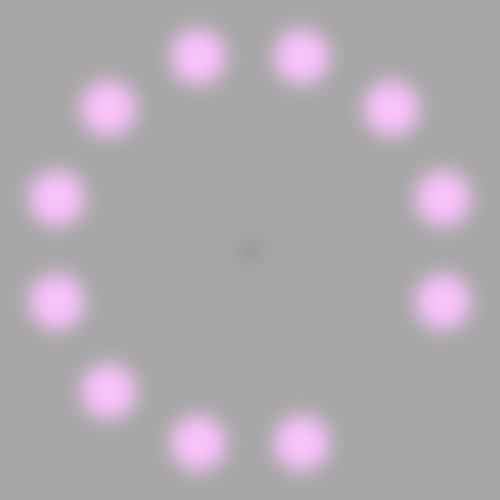
Frame 1 (no input)
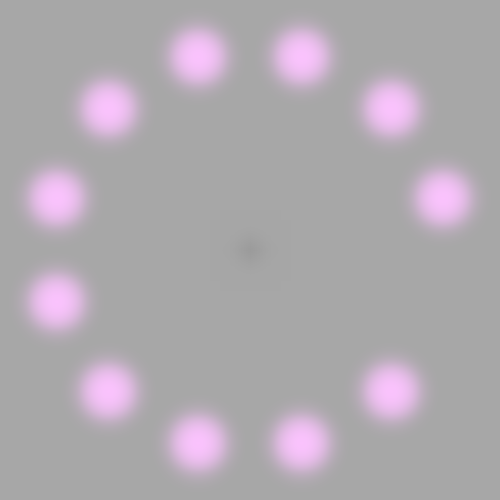
Frame 60 (the mouse pressed at the canvas centre just before this capture)
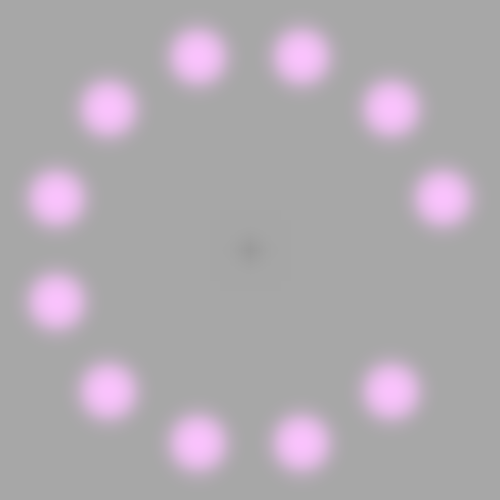
Frame 120 (the mouse held since frame 60 and released just before this capture)

The Processing sketch that drew these frames (run headless with seeded random() and noise(); from frame 60 on, the mouse is pressed at the canvas centre):

// Processing sketch: GreenDot
// ── GreenDot.pde
float px, py, px2, py2;
float angle, angle2;
float radius = 50;
float frequency = 2;
float frequency2 = 2;
float x, x2;
 void setup()
 {
   size(500,500);
   angle = 15;
     
 }
 void draw()
 {
 background(167);
translate(width/2,height/2);
filter(BLUR,0);
stroke(0);
line(0,-10,0,10);
line(-10,0,10,0);
noStroke();
  for(int i = 0; i < 13; i++)
   {
    px = cos(radians(angle))*(200);
    py = sin(radians(angle))*(200);
    px2 = cos(radians(angle+30))*(200);
    py2 = sin(radians(angle+30))*(200);
     fill(252, 196, 255);
     circle(px, py, 55);
     fill(167);
     circle(px2, py2, 60);
     angle = angle+30;
     delay(2);
   }
  
    filter(BLUR,9);
 }
